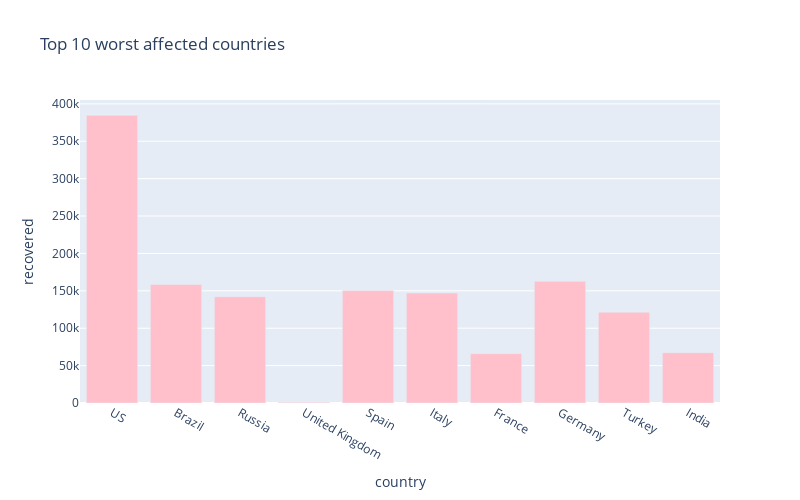

Notebook cell for this chart:
### Markdown cell above
# Worst hit countries - Recovering cases

### Code cell
px.bar(
    sorted_country_df.head(10),
    x = "country",
    y = "recovered",
    title= "Top 10 worst affected countries", # the axis names
    color_discrete_sequence=["pink"], 
    height=500,
    width=800
)

### Figure 1 — Plotly figure (JSON) as saved in the notebook; plotly's stock layout.template omitted (floating-point values rounded to 4 significant figures)
{"data": [{"alignmentgroup": "True", "hovertemplate": "country=%{x}<br>recovered=%{y}<extra></extra>", "legendgroup": "", "marker": {"color": "pink"}, "name": "", "offsetgroup": "", "orientation": "v", "showlegend": false, "textposition": "auto", "type": "bar", "x": ["US", "Brazil", "Russia", "United Kingdom", "Spain", "Italy", "France", "Germany", "Turkey", "India"], "xaxis": "x", "y": [384902, 158593, 142208, 1162, 150376, 147101, 65997, 162800, 121507, 67285], "yaxis": "y"}], "layout": {"barmode": "relative", "height": 500, "legend": {"tracegroupgap": 0}, "title": {"text": "Top 10 worst affected countries"}, "width": 800, "xaxis": {"anchor": "y", "domain": [0, 1], "title": {"text": "country"}}, "yaxis": {"anchor": "x", "domain": [0, 1], "title": {"text": "recovered"}}}}
